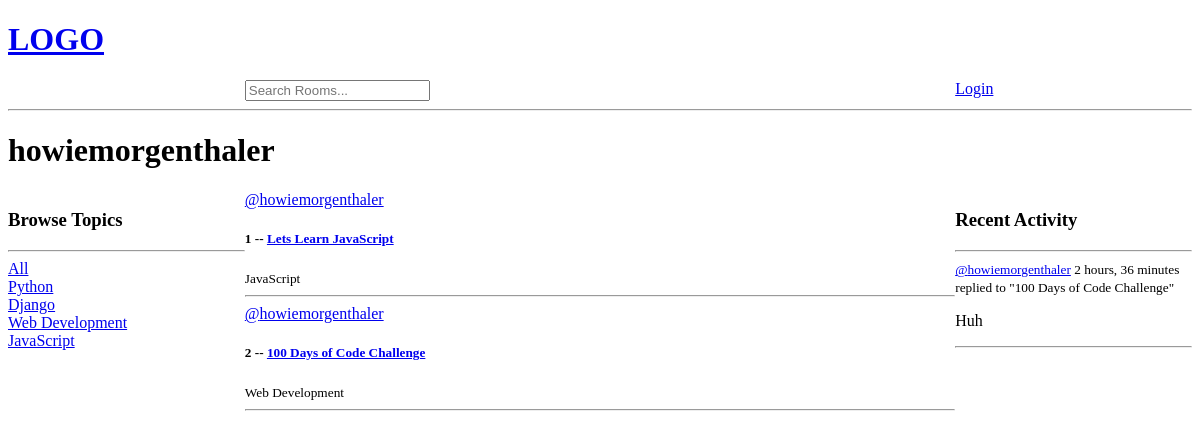
Before: /profile/1 with the older database file.
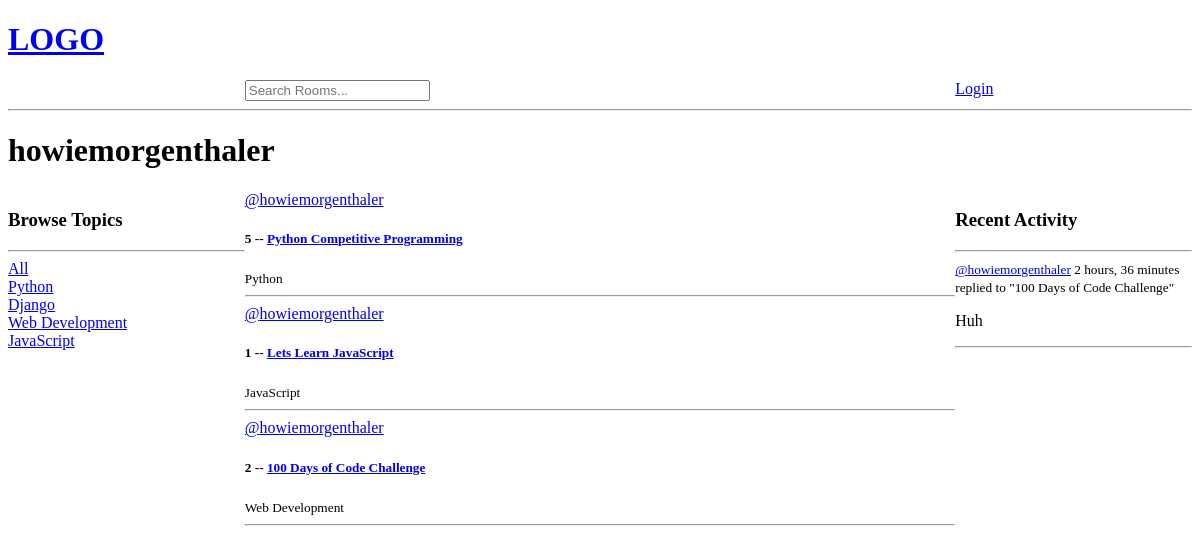
After: the same page with the newer database file.
### base/models.py (models this page shows, shortened)
class Topic(models.Model):
    name = models.CharField(max_length=200)

class Room(models.Model):
    host = models.ForeignKey(User, on_delete=models.SET_NULL, null=True)
    topic = models.ForeignKey(Topic, on_delete=models.SET_NULL, null=True)
    name = models.CharField(max_length=200)
    description = models.TextField(null=True, blank=True)
    participants = models.ManyToManyField(User, related_name='participants', blank=True)
    updated = models.DateTimeField(auto_now=True)
    created = models.DateTimeField(auto_now_add=True)
    class Meta:
        ordering = ['-updated', '-created']
    def __str__(self):
        return self.name

class Message(models.Model):
    user = models.ForeignKey(User, on_delete=models.CASCADE)
    room = models.ForeignKey(Room, on_delete=models.CASCADE)
    body = models.TextField()
    updated = models.DateTimeField(auto_now=True)
    created = models.DateTimeField(auto_now_add=True)
    class Meta:
        ordering = ['-updated', '-created']
    def __str__(self):
        return self.body[0:50]

### base/views.py (the view)
# urls.py: path('profile/<str:pk>', views.userProfile, name="user-profile"),
def userProfile(request, pk):
    user = User.objects.get(id=pk)
    rooms = user.room_set.all()
    activity_messages = user.message_set.all()
    topics = Topic.objects.all()
    context = {'user': user, 'rooms': rooms, 'activity_messages': activity_messages,
                'topics': topics}
    return render(request, 'base/profile.html', context)

### base/templates/base/profile.html
{% extends 'main.html' %}
{% load static %}
{% block content %}
<h1>{{user.username}}</h1>
<div class="profile-container">
    <div>
        {% include 'base/topic_component.html' %}
    </div>
    <div>
        {% include 'base/feed_component.html' %}
    </div>
    <div>
        {% include 'base/activity_component.html' %}
    </div>
</div>
{% endblock content %}

### templates/main.html (shortened to what this page needs)
<!DOCTYPE html>
{% load static %}
<html>
<head>
    <link rel='stylesheet' type='text/css' media='screen' href="{% static 'css/homeStyle.css'%}">
</head>
<body>
    {% include 'navbar.html' %}
    {% block content %}
    {% endblock %}
</body>
</html>

### templates/navbar.html (shortened to what this page needs)
{% load static %}
<link rel="stylesheet" type="text/css" href="{% static 'css/homeStyle.css' %}">
<a href="/">
    <h1>LOGO</h1>
</a>
<div class="navbar-container">
    <div>
    </div>
    <div>
        <form method="GET" action="{% url 'home' %}">
            <input type="text" name="q" placeholder="Search Rooms..."/>
        </form>
    </div>
    <div>
        {% if request.user.is_authenticated %}
        <a href="{% url 'logout' %}">Logout</a>
        {% else %}
        <a href="{% url 'login' %}">Login</a>
        {% endif %}
    </div>
</div>
<hr>

### base/templates/base/topic_component.html
<h3>Browse Topics</h3>
<hr>
<a href="{% url 'home'%}">All</a>
{% for topic in topics %}
    <div>
        <a href="{% url 'home'%}?q={{topic.name}}">{{topic.name}}</a>
    </div>
{% endfor %}

### base/templates/base/feed_component.html (shortened to what this page needs)
<div>
{% for room in rooms %}
    <div>
    <a href="{% url 'user-profile' room.host.id %}">@{{room.host.username}}</a>
    <h5>{{room.id}} -- <a href="{% url 'room' room.id%}">{{room.name}}</a></h5>
    <small>{{room.topic.name}}</small>
    <hr>
    </div>
{% endfor %}
</div>

### base/templates/base/activity_component.html (shortened to what this page needs)
<h3>Recent Activity</h3>
<hr>
{% for message in activity_messages %}
<div>
    <small><a href="{% url 'user-profile' message.user.id %}">@{{message.user}}</a> {{message.created|timesince}}</small>
    <small>replied to "{{message.room}}"</small>
    <p>{{message}}</p>
    <hr>
</div>
{% endfor %}

### base/static/css/homeStyle.css (style rules this page uses)
.navbar-container { display: grid; grid-template-columns: 1fr 3fr 1fr; }
.profile-container { display: grid; grid-template-columns: 1fr 3fr 1fr; }

Changed rows visible on the page:
added Room: host.username "howiemorgenthaler", id "5", name "Python Competitive Programming", topic.name "Python"
